Frame 1 (no input): blank canvas, image omitted
Frame 60 (the mouse pressed at the canvas centre just before this capture): blank canvas, image omitted
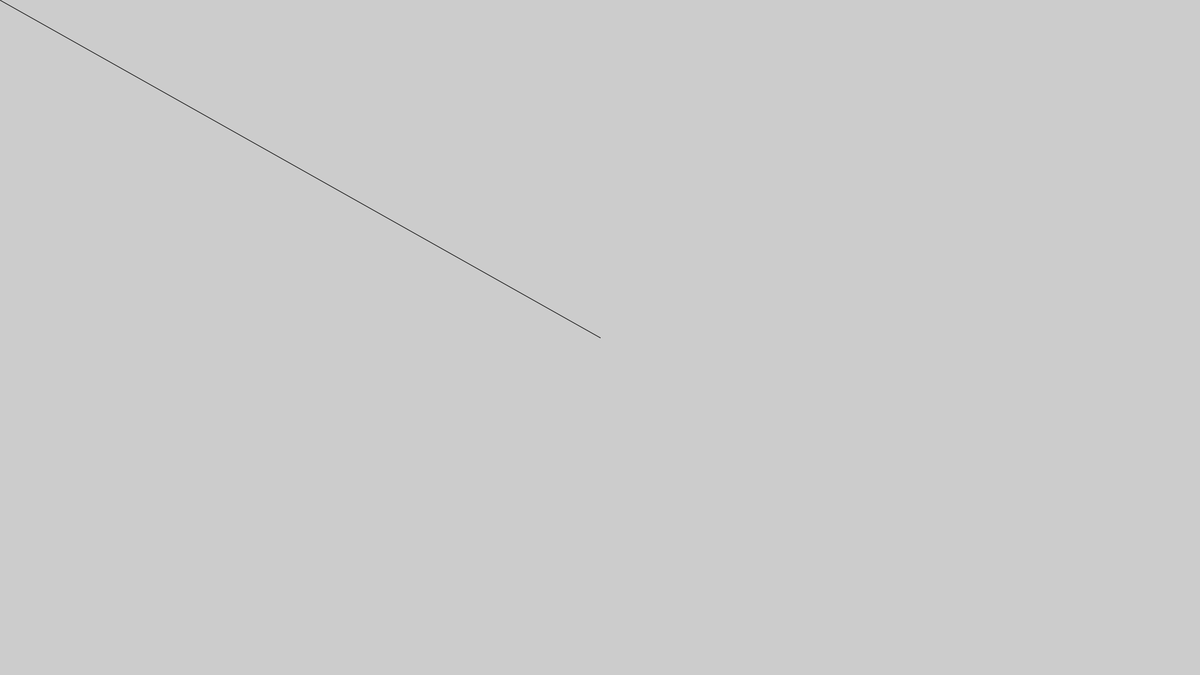
Frame 120 (the mouse held since frame 60 and released just before this capture)

The Processing sketch whose frames 1 and 60 were blank and that drew this single picture after the mouse press (run headless with seeded random() and noise(); from frame 60 on, the mouse is pressed at the canvas centre):

// Processing sketch: Drawing
// ── Drawing.pde
// Draw a line only when a mouse button is pressed

void setup() {
  size(1920, 1080);
}

void draw() {
  if (mousePressed == true) {
    line(mouseX, mouseY, pmouseX, pmouseY);
  }
}
